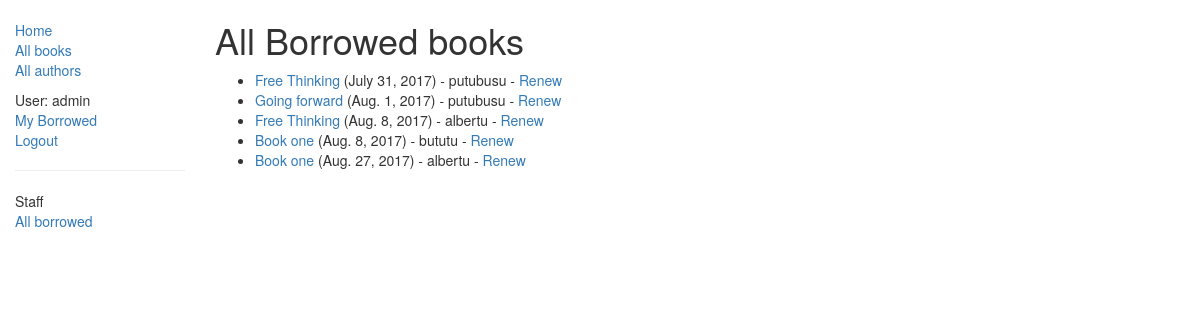
Page /catalog/borrowed/ (signed in) on the committed database.
### catalog/models.py (models this page shows, shortened)
class BookInstance(models.Model):
    id = models.UUIDField(primary_key=True, default=uuid.uuid4,
                          help_text="Unique ID for this particular book across whole library")
    book = models.ForeignKey('Book', on_delete=models.SET_NULL, null=True)
    imprint = models.CharField(max_length=200)
    due_back = models.DateField(null=True, blank=True)
    borrower = models.ForeignKey(User, on_delete=models.SET_NULL, null=True, blank=True)
    LOAN_STATUS = (
        ('m', 'Maintenance'),
        ('o', 'On loan'),
        ('a', 'Available'),
        ('r', 'Reserved'),
    )
    status = models.CharField(max_length=1, choices=LOAN_STATUS, blank=True, default='d', help_text='Book availability')
    class Meta:
        ordering = ["due_back"]
        permissions = (("can_mark_returned", "Set book as returned"),)
    def show_status(self):
        """
        Creates a string for the Bookinstance Status. This is required to display Status in Admin.
        """
        return ', '.join(self.status)
    show_status.short_description = 'Status'
    def display_due_date(self):
        """
        Creates a string for due date of the Loaned book . This is required to display Due Date in Admin.
        """
        return self.due_back
    display_due_date.short_description = 'Due Date'
    @property
    def is_overdue(self):
        if self.due_back and date.today() > self.due_back:
            return True
        return False

class Book(models.Model):
    title = models.CharField(max_length=200)
    author = models.ForeignKey('Author', on_delete=models.SET_NULL, null=True)
    summary = models.TextField(max_length=1000, help_text="Enter a brief description of the book")
    isbn = models.CharField('ISBN', max_length=13,
                            help_text='13 Character <a href="https://www.isbn-international.org/content/what-isbn">ISBN number</a>')
    genre = models.ManyToManyField(Genre, help_text="Select a genre for this book")
    language = models.ManyToManyField(Language, help_text="Select a language for this book")
    def display_genre(self):
        """
        Creates a string for the Genre. This is required to display genre in Admin.
        """
        return ', '.join([genre.name for genre in self.genre.all()[:3]])
    display_genre.short_description = 'Genre'
    def display_language(self):
        """
        Creates a string for the Language. This is required to display Language in Admin.
        """
        return ', '.join([language.name for language in self.language.all()[:3]])
    display_language.short_description = 'Language'
    class Meta:
        ordering = ['title']

### catalog/views.py (the view)
class LoanedBooksView(PermissionRequiredMixin, generic.ListView):
    permission_required = 'catalog.can_mark_returned'
    model = BookInstance
    template_name = 'catalog/borrowed.html'
    paginate_by = 10
    def get_queryset(self):
        return BookInstance.objects.filter(status__exact='o').order_by('due_back')

### catalog/templates/catalog/borrowed.html
{% extends "base_generic.html" %}
{% block content %}
    <h1>All Borrowed books</h1>
    {% if bookinstance_list %}
    <ul>
      {% for bookinst in bookinstance_list %}
      <li class="{% if bookinst.is_overdue %}text-danger{% endif %}">
        <a href="{% url 'book-detail' bookinst.book.pk %}">{{bookinst.book.title}}</a> ({{ bookinst.due_back }}) -
          {{ bookinst.borrower }}
          {% if perms.catalog.can_mark_returned %}- <a href="{% url 'renew-book-librarian' bookinst.id %}">Renew</a>  {% endif %}
      </li>
      {% endfor %}
    </ul>
    {% else %}
      <p>There are no books borrowed.</p>
    {% endif %}
{% endblock %}

### catalog/templates/base_generic.html (shortened to what this page needs)
<!DOCTYPE html>
<html lang="en">
<head>
  {% load static %}
  <link rel="stylesheet" href="{% static 'css/style.css' %}" />
  <link rel="stylesheet" href="https://maxcdn.bootstrapcdn.com/bootstrap/3.3.7/css/bootstrap.min.css" />
</head>
<body>
  <div class="container-fluid">
    <div class="row">
      <div class="col-sm-2">
      {% block sidebar %}
      <ul class="sidebar-nav">
          <li><a href="{% url 'index' %}">Home</a></li>
          <li><a href="{% url 'books' %}">All books</a></li>
          <li><a href="{% url 'authors' %}">All authors</a></li>
          {% if user.is_authenticated %}
             <li>User: {{ user.get_username }}</li>
             <li><a href="{% url 'my-borrowed' %}">My Borrowed</a></li>
             <li><a href="{% url 'logout'%}?next={{request.path}}">Logout</a></li>
           {% else %}
             <li><a href="{% url 'login'%}?next={{request.path}}">Login</a></li>
          {% endif %}
          <hr />
          {% if perms.catalog.can_mark_returned %}
              <li>Staff</li>
              <li><a href="{% url 'all-borrowed' %}">All borrowed</a></li>
          {% endif %}
      </ul>
     {% endblock %}
      </div>
      <div class="col-sm-10 ">
      {% block content %}{% endblock %}
      </div>
    </div>
  </div>
</body>
</html>

### catalog/static/css/style.css (style rules this page uses)
.sidebar-nav { margin-top: 20px; padding: 0; list-style: none; }

### rows in the picture
BookInstance: book "Free Thinking", due_back "July 31, 2017", borrower "putubusu"
BookInstance: book "Going forward", due_back "Aug. 1, 2017", borrower "putubusu"
BookInstance: book "Free Thinking", due_back "Aug. 8, 2017", borrower "albertu"
BookInstance: book "Book one", due_back "Aug. 8, 2017", borrower "bututu"
BookInstance: book "Book one", due_back "Aug. 27, 2017", borrower "albertu"

### other values in the picture
{{ user.get_username }} "admin"
